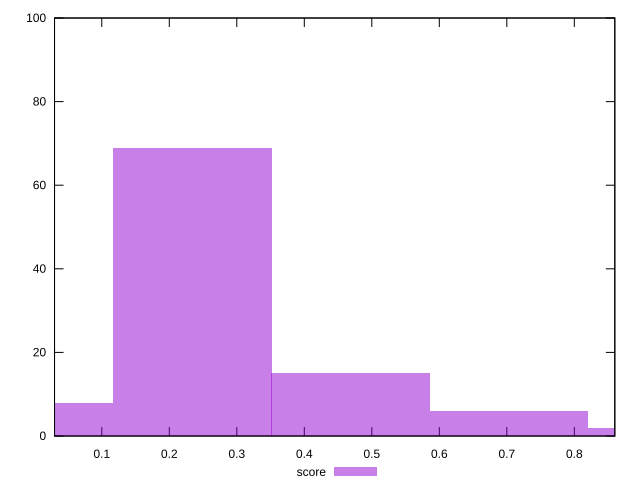

The script that saved this image:
reset

$score <<EOF
0.23427825632059596 69
0.7028347689617879 6
0 8
0.4685565126411919 15
0.9371130252823838 2
EOF

set key outside below
set boxwidth 0.23427825632059596
set xrange [0.03:0.86]
set yrange [0:100]
set trange [0:100]
set style fill transparent solid 0.5 noborder
set terminal svg size 640, 490 enhanced background rgb 'white'
set output "reprap/first-meaningful-paint/samples/pages+cached+noexternal+nomedia/score/histogram.svg"

plot $score title "score" with boxes

reset
